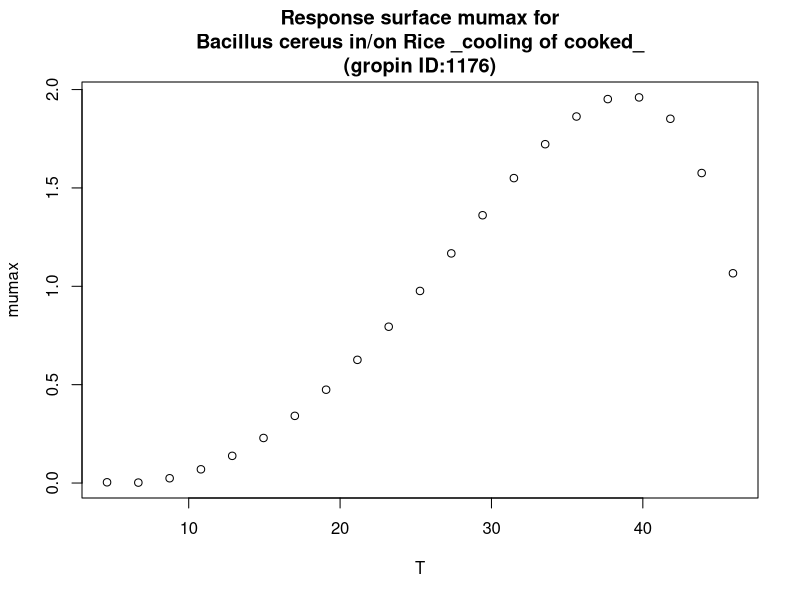

Source code (R):
#############################
# start of Parameter script
#############################
T <- seq(4.6046,45.954045954046,length.out=21)
#############################
# end of Parameter script
#############################
############################# 
# start of Model script Gropin ID 1176 
#############################
 
# constant coefficients for this model
 
variables <- data.frame(T)
argumentsPar <- expand.grid(variables)
 
# heart of the model
response_surface <- function(T) {
   mumax <-0.0028*((T-5.77)^2)*(1-exp(0.1069*(T-48.47)))

return(mumax=mumax)
} 

# output parameters
responseSurface <- cbind(argumentsPar,response_surface(argumentsPar['T']))
colnames(responseSurface) <- c(colnames(argumentsPar),'mumax')
#############################
# End of Model script
#############################
############################# 
# start of Visualisation script Gropin ID 1176 
#############################
plot(T,responseSurface$'mumax',xlab='T',
                          ylab='mumax',main='Response surface mumax for
Bacillus cereus in/on Rice _cooling of cooked_
(gropin ID:1176)')
#############################
# End of Visualisation script
#############################
